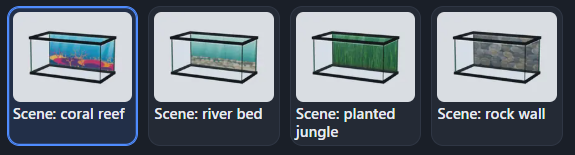
#> input picture research/screens/C27/R126-scene-backgrounds.png, 575 x 155 px, found by its file name
$ python bg2-lookmock.py out.png
#> lines starting #> are read from the running program, lines starting #| are printed output that depends on the picture
"""BG2 look mock: procedural 'photo-like' backgrounds composited on a mock 1280x800 tank (NOT the live renderer).
Usage: python scripts/bg2-lookmock.py <outdir>"""
import sys, os
import numpy as np
from PIL import Image, ImageDraw, ImageFilter, ImageFont

out = sys.argv[1]; os.makedirs(out, exist_ok=True)
rs = np.random.RandomState(7)
W, H = 880, 400  # back panel size

def noise(w, h, cells):
    a = rs.rand(cells[1], cells[0]).astype(np.float32)
    return np.asarray(Image.fromarray((a * 255).astype(np.uint8)).resize((w, h), Image.BICUBIC), dtype=np.float32) / 255

def fbm(w, h, base=4, octs=6, gain=0.55):
    t = np.zeros((h, w), np.float32); amp = 1; tot = 0
    for o in range(octs):
        c = base * 2 ** o
        t += amp * noise(w, h, (c, max(2, int(c * h / w)))); tot += amp; amp *= gain
    return t / tot

def lerp(c0, c1, t): return np.array(c0, np.float32) * (1 - t[..., None]) + np.array(c1, np.float32) * t[..., None]

def vignette(img, strength=0.55):
    y, x = np.mgrid[0:H, 0:W]; d = np.sqrt(((x - W / 2) / (W / 2)) ** 2 + ((y - H * 0.45) / (H * 0.7)) ** 2)
    return img * (1 - strength * np.clip(d - 0.35, 0, 1) ** 1.5)[..., None]

def grain(img, a=5): return img + rs.randn(H, W, 1).astype(np.float32) * a

def rock():
    h = fbm(W, H, 3, 7, 0.6)
    ridge = 1 - np.abs(fbm(W, H, 5, 5, 0.5) * 2 - 1)
    height = h * 0.7 + ridge ** 3 * 0.5
    # chunky ledges: quantise a coarse field so faces step like stacked stone
    step = np.floor(fbm(W, H, 4, 3, 0.5) * 7) / 7
    height = height + step * 0.9
    gy, gx = np.gradient(height * 14)
    shade = np.clip(0.55 + (-gx * 0.6 - gy * 0.8) * 0.9, 0.05, 1.2)
    tone = fbm(W, H, 6, 4)
    col = lerp((70, 70, 72), (150, 140, 128), tone) * shade[..., None]
    col = col * np.array([0.9, 1.0, 1.08], np.float32)  # faint water cast
    ydrop = np.linspace(1.0, 0.45, H)[:, None, None]
    col = col * ydrop
    img = Image.fromarray(np.clip(col, 0, 255).astype(np.uint8)).filter(ImageFilter.GaussianBlur(1.2))
    return vignette(np.asarray(img, np.float32), 0.5)
#> in vignette, `return img * (1 - strength * np.clip(d - 0.35, 0, 1) ** 1.5)[..., None]`:
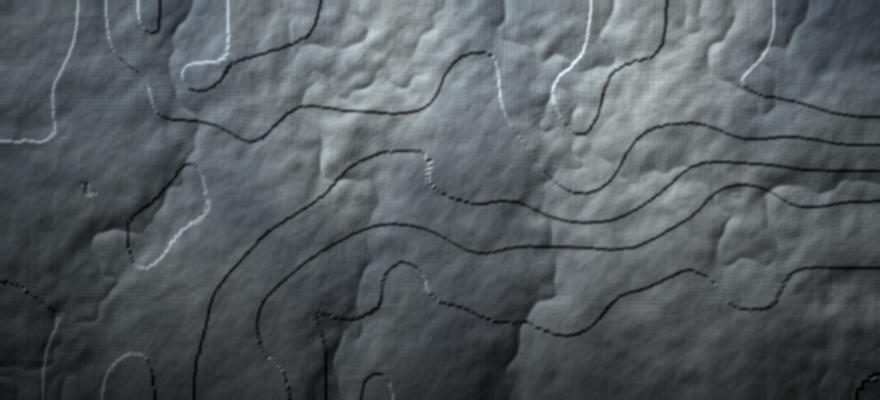
#> returned value: shape (400, 880, 3) float64; mean of channels 0, 1, 2 33.7, 35.8, 36.9; drawn with min black and max white
#> in to_tank, `S = (1280, 800)`: S = (1280, 800)
#> in to_tank, `sheen = Image.new('RGBA', S, (0, 0, 0, 0))`: sheen: PIL image 1280x800 RGBA; every value is 0

def planted():
    base = lerp((10, 26, 18), (28, 60, 36), np.tile(np.linspace(1, 0, H)[:, None], (1, W)))
    img = Image.fromarray(base.astype(np.uint8))
    for layer, (blur, n, alpha, cols) in enumerate([(14, 70, 150, [(30, 70, 40), (46, 96, 50)]),
                                                     (8, 55, 170, [(40, 92, 44), (62, 120, 56)]),
                                                     (4.5, 40, 190, [(58, 118, 52), (86, 146, 62), (112, 150, 70)])]):
        lay = Image.new('RGBA', (W, H), (0, 0, 0, 0)); d = ImageDraw.Draw(lay)
        for _ in range(n):
            x = rs.rand() * W; ht = H * (0.35 + rs.rand() * 0.6); lean = (rs.rand() - 0.5) * 80
            c = cols[rs.randint(len(cols))]; wd = int(6 + rs.rand() * 14 + layer * 3)
            for k in range(14):  # leafy stem: stacked small leaf ellipses
                t = k / 13; px = x + lean * t; py = H - ht * t
                lw = wd * (1 - 0.5 * t) + 4; lh = lw * 0.5
                d.ellipse([px - lw, py - lh, px + lw, py + lh], fill=c + (alpha,))
        img = Image.alpha_composite(img.convert('RGBA'), lay.filter(ImageFilter.GaussianBlur(blur))).convert('RGB')
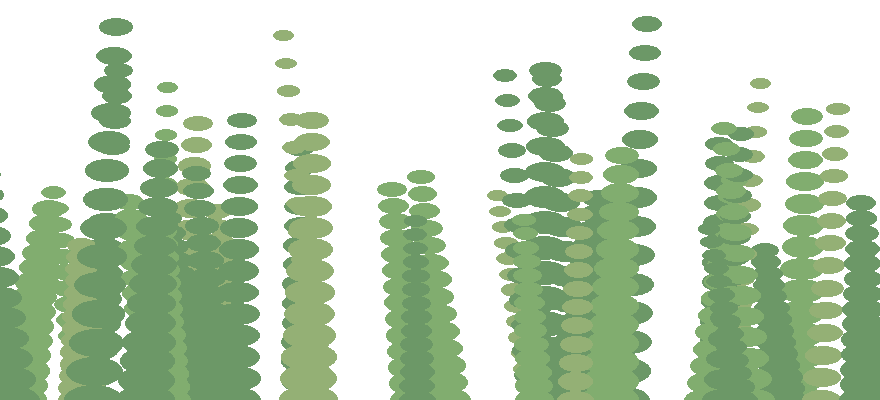
#> lay: PIL image 880x400 RGBA; mean R, G, B, A 35.1, 61, 26.9, 87.8; transparent parts drawn white
    a = np.asarray(img, np.float32)
    # soft light from above and dark floor
    a *= (0.75 + 0.5 * np.linspace(1, 0, H)[:, None, None])
    return vignette(a, 0.6)

def reef():
    t = np.tile(np.linspace(0, 1, H)[:, None], (1, W))
    col = lerp((22, 96, 150), (4, 22, 52), t ** 0.8)
    img = Image.fromarray(col.astype(np.uint8)).convert('RGBA')
#> img: PIL image 880x400 RGBA
    # hazy reef silhouettes in three depths (further = bluer + softer)
    for depth, (blur, tint, n) in enumerate([(7, (30, 80, 130), 22), (4.5, (40, 70, 110), 20), (2.6, (34, 52, 84), 16)]):
        lay = Image.new('RGBA', (W, H), (0, 0, 0, 0)); d = ImageDraw.Draw(lay)
        base = H * (0.72 + depth * 0.1)
        for _ in range(n):
            x = rs.rand() * W; sz = 40 + rs.rand() * 90 + depth * 20
            kind = rs.rand()
            if kind < 0.5:
                d.ellipse([x - sz, base - sz * 0.7, x + sz, base + sz * 0.3], fill=tint + (235,))
            else:
                for b in range(6):  # branching fingers
                    bx = x + (b - 2.5) * sz * 0.22; by = base - sz * (0.5 + rs.rand() * 0.7)
                    d.line([x, base, bx, by], fill=tint + (235,), width=int(8 + sz * 0.12))
        img = Image.alpha_composite(img, lay.filter(ImageFilter.GaussianBlur(blur)))
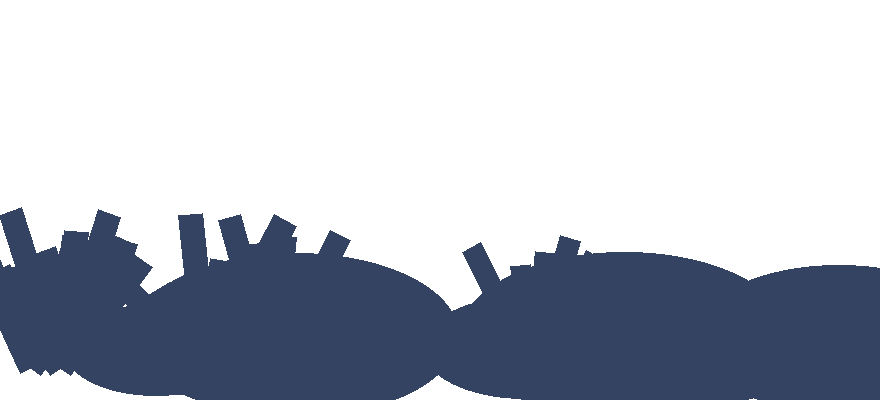
#> lay: PIL image 880x400 RGBA; mean R, G, B, A 11.9, 18.1, 29.3, 82; transparent parts drawn white
    a = np.asarray(img.convert('RGB'), np.float32)
    # god rays + sand haze at the bottom
    ray = fbm(W, H, 9, 2); ray = np.clip(np.tile(ray[:1, :], (H, 1)) - 0.5, 0, 1) * np.linspace(1, 0, H)[:, None]
    a += (ray * 90)[..., None] * np.array([0.5, 0.8, 1.0], np.float32)
    a += np.clip((np.linspace(0, 1, H) - 0.9) * 10, 0, 1)[:, None, None] * np.array([40, 34, 22], np.float32)
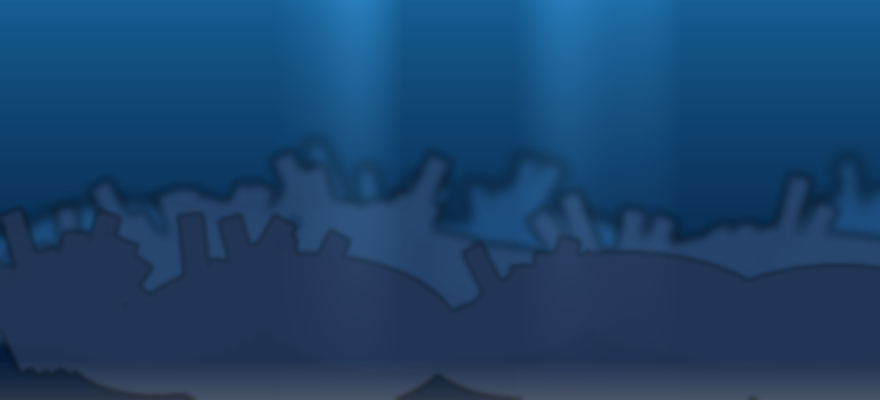
#> a: shape (400, 880, 3) float32; mean R, G, B 27.8, 67.2, 107.2
    return vignette(a, 0.5)

def to_tank(back, name, sub=(176, 160, 128), title=''):
    S = (1280, 800)
    room = np.tile(np.linspace(46, 30, S[1])[:, None, None], (1, S[0], 3)).astype(np.float32)
    im = Image.fromarray(room.astype(np.uint8)); d = ImageDraw.Draw(im)
    x0, y0, x1, y1 = 140, 150, 1140, 600
    # back panel (the picture), seen through front glass with small perspective inset
    bx0, by0, bx1, by1 = x0 + 55, y0 + 40, x1 - 55, y1 - 80
    pic = Image.fromarray(np.clip(back, 0, 255).astype(np.uint8)).resize((bx1 - bx0, by1 - by0), Image.LANCZOS)
    im.paste(pic, (bx0, by0))
    # side panes (dark glass edges) and floor
    d.polygon([(x0, y0), (bx0, by0), (bx0, by1), (x0, y1)], fill=(24, 30, 36))
    d.polygon([(x1, y0), (bx1, by0), (bx1, by1), (x1, y1)], fill=(20, 26, 32))
    d.polygon([(x0, y1), (bx0, by1), (bx1, by1), (x1, y1)], fill=sub)
    fl = np.asarray(im, np.float32); fl[by1:y1, :] *= 1.0
    im = Image.fromarray(fl.astype(np.uint8)); d = ImageDraw.Draw(im)
    # a few stones and a plant stem so the picture is judged with things in front of it
    for cx, cy, r in [(560, 560, 46), (620, 570, 36), (880, 565, 52)]:
        d.ellipse([cx - r * 1.4, cy - r * 0.8, cx + r * 1.4, cy + r * 0.8], fill=(88, 84, 78))
        d.ellipse([cx - r * 1.1, cy - r * 0.7, cx + r * 0.6, cy + r * 0.1], fill=(112, 106, 98))
    for px in (400, 420, 440):
        d.line([px, 575, px + (px - 420) * 0.6, 380], fill=(46, 116, 64), width=4)
    # front rim, silicone, black frame
    d.rectangle([x0 - 8, y0 - 8, x1 + 8, y0 + 4], fill=(10, 10, 12)); d.rectangle([x0 - 8, y1 - 4, x1 + 8, y1 + 12], fill=(10, 10, 12))
    d.rectangle([x0 - 8, y0 - 8, x0 + 4, y1 + 12], fill=(10, 10, 12)); d.rectangle([x1 - 4, y0 - 8, x1 + 8, y1 + 12], fill=(10, 10, 12))
    d.rectangle([x0 - 30, y1 + 12, x1 + 30, y1 + 40], fill=(18, 18, 20))
    # glass sheen
    sheen = Image.new('RGBA', S, (0, 0, 0, 0)); sd = ImageDraw.Draw(sheen)
    sd.polygon([(x0 + 40, y0), (x0 + 200, y0), (x0 + 80, y1), (x0 - 20, y1)], fill=(255, 255, 255, 14))
    im = Image.alpha_composite(im.convert('RGBA'), sheen).convert('RGB'); d = ImageDraw.Draw(im)
    f = ImageFont.truetype('arial.ttf', 26)
    d.text((24, 24), title, fill=(230, 230, 230), font=f)
    d.text((24, 760), 'MOCK (procedural texture on a flat tank), not the live render', fill=(150, 150, 150), font=ImageFont.truetype('arial.ttf', 18))
    im.save(os.path.join(out, name)); return im

ims = {}
ims['rock'] = to_tank(rock(), 'bg2-cand-rockwall.png', title='Candidate: stacked rock wall (grey slate / stone)')
ims['plant'] = to_tank(planted(), 'bg2-cand-plantedblur.png', title='Candidate: planted stream, soft focus, dark floor')
ims['reef'] = to_tank(reef(), 'bg2-cand-bluewater.png', title='Candidate: blue water with hazy reef, dark base')
#> call 3 of to_tank, with name = 'bg2-cand-bluewater.png', sub = (176, 160, 128)
#> in to_tank (call 3), `im.save(os.path.join(out, name))`:
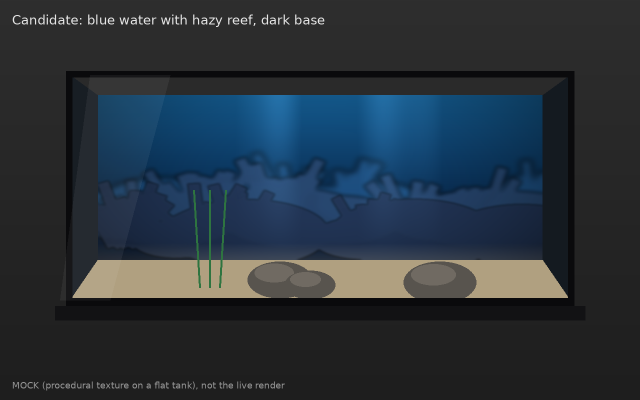
#> saved as bg2-cand-bluewater.png: PIL image 1280x800 RGB (shown at 1/2 size); mean R, G, B 41.1, 50.6, 59.2

# contact sheet: today's four (Nathan's picture) above, candidates below
today = Image.open(os.path.join(os.path.dirname(out.rstrip('/\\')), 'R126-scene-backgrounds.png')) if os.path.exists(os.path.join(os.path.dirname(out.rstrip('/\\')), 'R126-scene-backgrounds.png')) else None
#> today is the input picture: PIL image 575x155 RGBA; mean R, G, B, A 107.2, 116.1, 125.5, 255
sheet = Image.new('RGB', (1280, 900), (24, 26, 30)); d = ImageDraw.Draw(sheet)
f = ImageFont.truetype('arial.ttf', 22)
d.text((20, 10), 'TODAY (painted scenes, Nathan: too cartoony)', fill=(255, 190, 190), font=f)
if today is not None:
    t = today.convert('RGB'); t = t.resize((1240, int(t.height * 1240 / t.width))); sheet.paste(t, (20, 40))
y = 40 + (t.height if today is not None else 150) + 20
#> y = 394
d.text((20, y), 'PROPOSED (mock): rock wall | planted stream | blue water reef', fill=(190, 255, 190), font=f)
for i, k in enumerate(['rock', 'plant', 'reef']):
    sheet.paste(ims[k].resize((410, 256)), (20 + i * 420, y + 34))
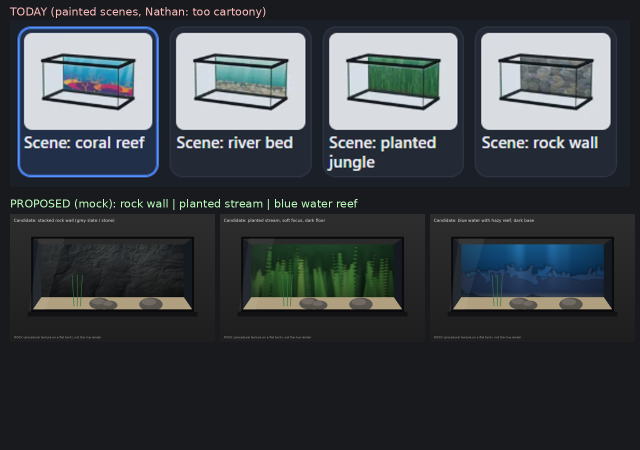
#> sheet: PIL image 1280x900 RGB (shown at 1/2 size); mean R, G, B 59.9, 65.6, 69.9
sheet = sheet.crop((0, 0, 1280, y + 34 + 256 + 20)); sheet.save(os.path.join(out, 'bg2-looksheet.png'))
#> after `sheet = sheet.crop((0, 0, 1280, y + 34 + 256 + 20))`:
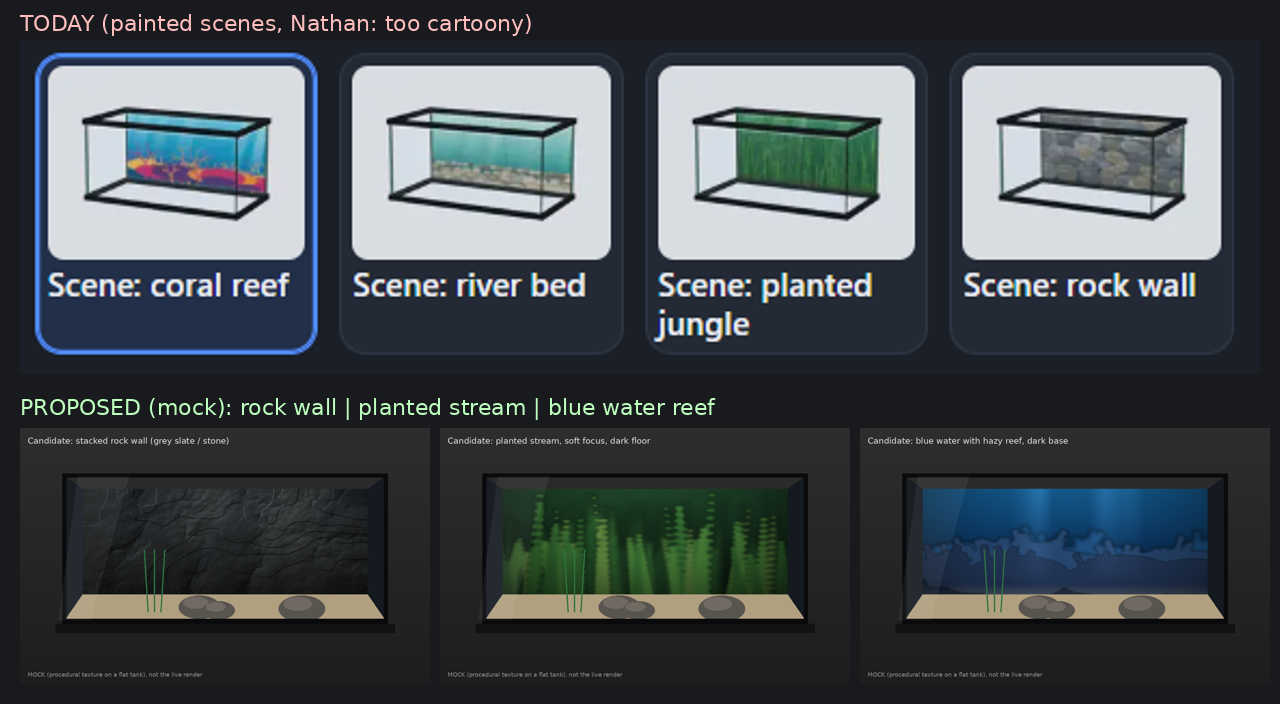
#> sheet: PIL image 1280x704 RGB; mean R, G, B 70, 76.6, 81
print('ok', sheet.size)
#| ok (1280, 704)

$ run again, with research/audits/s254/picker-summary-words.jpg saved as research/screens/C27/R126-scene-backgrounds.png
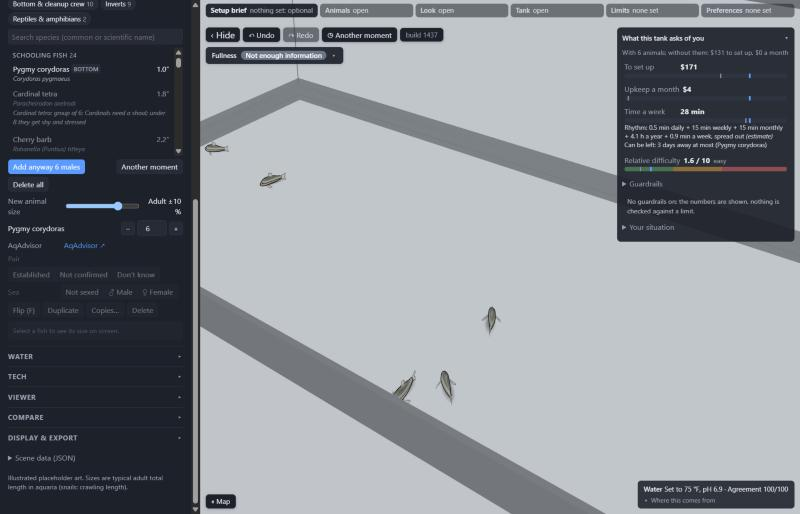
#> input picture research/audits/s254/picker-summary-words.jpg, 800 x 514 px, found by its file name
#> S = (1280, 800)
#> sheen: PIL image 1280x800 RGBA; every value is 0
#> today is the input picture: PIL image 800x514 RGB; mean R, G, B 130.8, 135.3, 141.6
#> `sheet.paste(t, (20, 40))`:
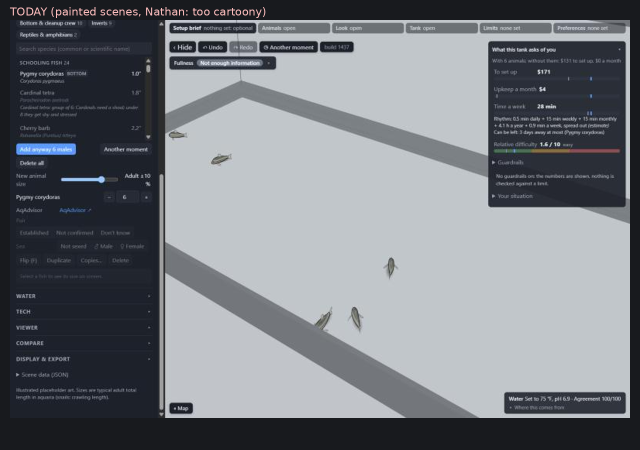
#> sheet: PIL image 1280x900 RGB (shown at 1/2 size); mean R, G, B 116, 120, 125.9
#> y = 856
#> `sheet = sheet.crop((0, 0, 1280, y + 34 + 256 + 20))`:
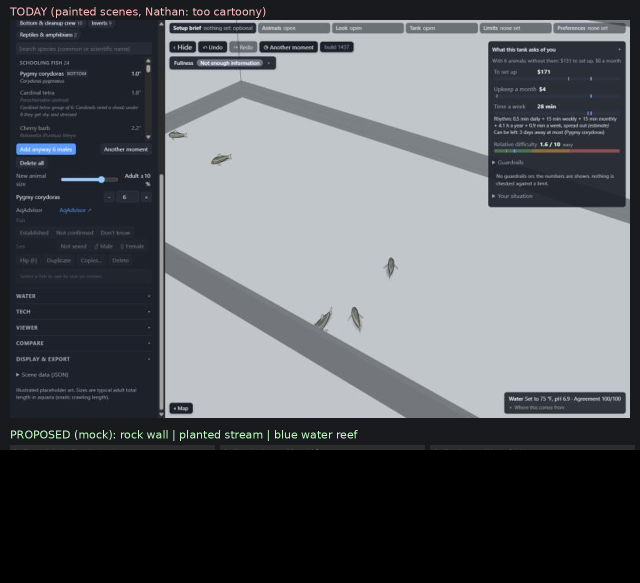
#> sheet: PIL image 1280x1166 RGB (shown at 1/2 size); mean R, G, B 90.1, 93.2, 97.6
#| ok (1280, 1166)
